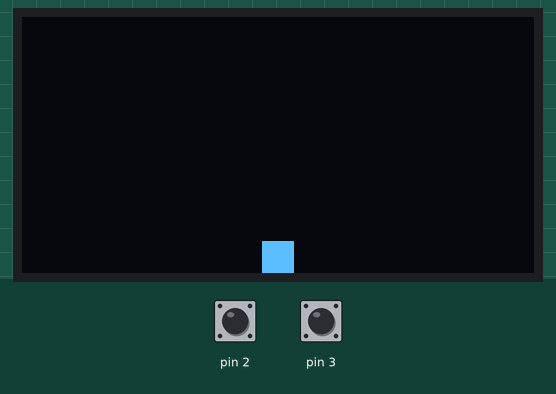
This sketch was run on a simulated Arduino Uno, built with avr-gcc and run on an emulated ATmega328P. Parts: 128×64 one-colour display. Inputs (shaded band) come from the test bench; at power-on: pin 2 HIGH, pin 3 HIGH.

Above: at 1.2 s.
1.3 s: pin 2 pulled LOW for 0.15 s
At 2.6 s:
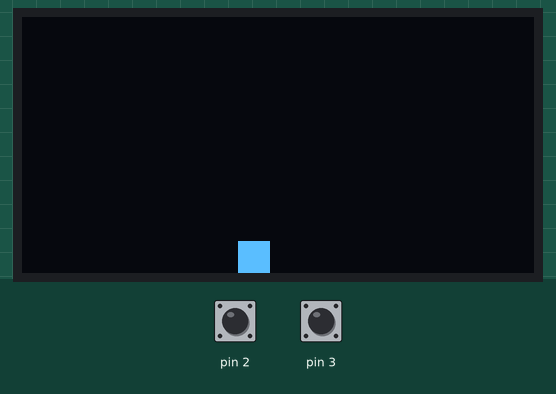
2.9 s: pin 3 pulled LOW for 1 s
At 4.2 s:
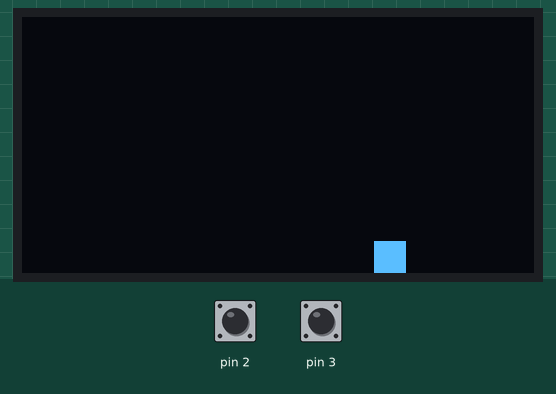
5.4 s: pin 2 pulled LOW for 1 s
At 7.3 s:
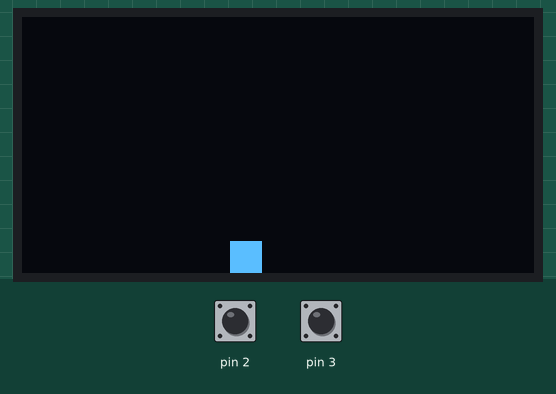
7.9 s: pin 3 pulled LOW for 3.2 s
At 10.3 s:
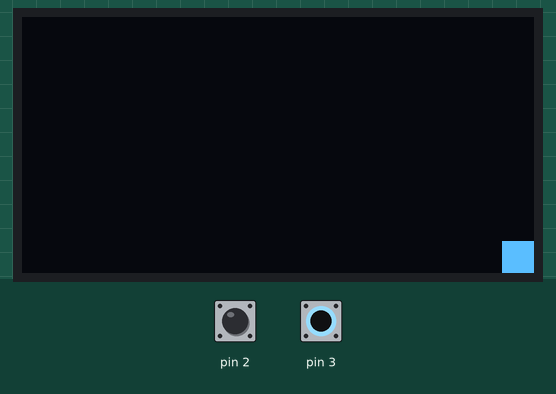

Measured:
- after the input at 1.3 s, the display: first changes after 0.05 s (image 1 shows a later state)
- after the input at 2.9 s, the display: first changes after 0.08 s (image 2 shows a later state)
- after the input at 5.4 s, the display: first changes after 0.05 s (image 3 shows a later state)
- after the input at 7.9 s, the display: first changes at once (image 4 shows a later state)

The sketch:

Projeto_052_Mini_Jogo_no_OLED.ino
```cpp
// Projeto 052 - Mini Jogo no OLED
// Arduino Uno | Arduino Neon Lab

#include <Wire.h>
 #include <Adafruit_GFX.h>
 #include <Adafruit_SSD1306.h>

 Adafruit_SSD1306 display(128,64,&Wire,-1); int x=60;
 void setup(){ pinMode(2,INPUT_PULLUP); pinMode(3,INPUT_PULLUP); display.begin(
 SSD1306_SWITCHCAPVCC,0x3C); }
 void loop(){
   if(!digitalRead(2)) x-=2; if(!digitalRead(3)) x+=2; x=constrain(x,0,120);
   display.clearDisplay(); display.fillRect(x,56,8,8,WHITE); display.display(); delay(
 30);
 }
```
